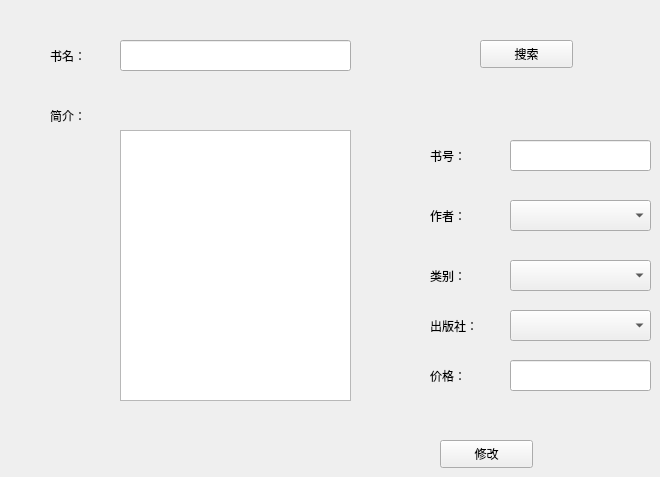
      <widget class="QWidget" name="tab_6">
       <attribute name="title">
        <string>编辑书籍</string>
       </attribute>
       <widget class="QLabel" name="label_10">
        <property name="geometry">
         <rect>
          <x>430</x>
          <y>130</y>
          <width>81</width>
          <height>51</height>
         </rect>
        </property>
        <property name="text">
         <string>书号：</string>
        </property>
       </widget>
       <widget class="QLabel" name="label_11">
        <property name="geometry">
         <rect>
          <x>430</x>
          <y>350</y>
          <width>81</width>
          <height>51</height>
         </rect>
        </property>
        <property name="text">
         <string>价格：</string>
        </property>
       </widget>
       <widget class="QComboBox" name="comboBox_edit_author">
        <property name="geometry">
         <rect>
          <x>510</x>
          <y>200</y>
          <width>141</width>
          <height>31</height>
         </rect>
        </property>
       </widget>
       <widget class="QLineEdit" name="book_price_edit">
        <property name="geometry">
         <rect>
          <x>510</x>
          <y>360</y>
          <width>141</width>
          <height>31</height>
         </rect>
        </property>
       </widget>
       <widget class="QLabel" name="label_12">
        <property name="geometry">
         <rect>
          <x>430</x>
          <y>300</y>
          <width>81</width>
          <height>51</height>
         </rect>
        </property>
        <property name="text">
         <string>出版社：</string>
        </property>
       </widget>
       <widget class="QLineEdit" name="book_number_edit">
        <property name="geometry">
         <rect>
          <x>510</x>
          <y>140</y>
          <width>141</width>
          <height>31</height>
         </rect>
        </property>
       </widget>
       <widget class="QComboBox" name="comboBox_edit_type">
        <property name="geometry">
         <rect>
          <x>510</x>
          <y>260</y>
          <width>141</width>
          <height>31</height>
         </rect>
        </property>
       </widget>
       <widget class="QLabel" name="label_13">
        <property name="geometry">
         <rect>
          <x>430</x>
          <y>250</y>
          <width>81</width>
          <height>51</height>
         </rect>
        </property>
        <property name="text">
         <string>类别：</string>
        </property>
       </widget>
       <widget class="QLabel" name="label_14">
        <property name="geometry">
         <rect>
          <x>430</x>
          <y>190</y>
          <width>81</width>
          <height>51</height>
         </rect>
        </property>
        <property name="text">
         <string>作者：</string>
        </property>
       </widget>
       <widget class="QTextEdit" name="book_introduce_edit">
        <property name="geometry">
         <rect>
          <x>120</x>
          <y>130</y>
          <width>231</width>
          <height>271</height>
         </rect>
        </property>
       </widget>
       <widget class="QLabel" name="label_15">
        <property name="geometry">
         <rect>
          <x>50</x>
          <y>30</y>
          <width>81</width>
          <height>51</height>
         </rect>
        </property>
        <property name="text">
         <string>书名：</string>
        </property>
       </widget>
       <widget class="QPushButton" name="edit_book_button">
        <property name="geometry">
         <rect>
          <x>440</x>
          <y>440</y>
          <width>93</width>
          <height>28</height>
         </rect>
        </property>
        <property name="text">
         <string>修改</string>
        </property>
       </widget>
       <widget class="QLabel" name="label_16">
        <property name="geometry">
         <rect>
          <x>50</x>
          <y>90</y>
          <width>81</width>
          <height>51</height>
         </rect>
        </property>
        <property name="text">
         <string>简介：</string>
        </property>
       </widget>
       <widget class="QLineEdit" name="book_name_edit">
        <property name="geometry">
         <rect>
          <x>120</x>
          <y>40</y>
          <width>231</width>
          <height>31</height>
         </rect>
        </property>
       </widget>
       <widget class="QComboBox" name="comboBox_edit_publisher">
        <property name="geometry">
         <rect>
          <x>510</x>
          <y>310</y>
          <width>141</width>
          <height>31</height>
         </rect>
        </property>
       </widget>
       <widget class="QPushButton" name="edit_book_reserch_button">
        <property name="geometry">
         <rect>
          <x>480</x>
          <y>40</y>
          <width>93</width>
          <height>28</height>
         </rect>
        </property>
        <property name="text">
         <string>搜索</string>
        </property>
       </widget>
      </widget>
